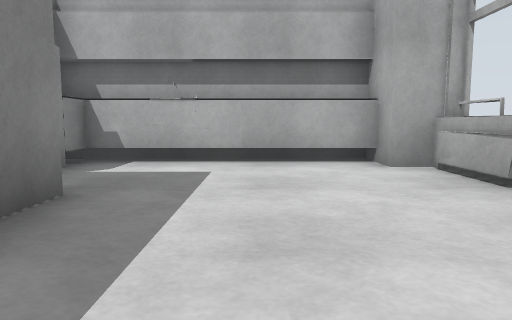
View 1 (above)

17 first-person views from a walk through a robot-simulator world made for Gazebo. The camera is 0.72 m above the floor, tilts 6° down and sees 70° across. The floor is counted in squares, 1 m on a side. Each view is taken from the middle of a square. On the plan, view 1 faces up. The plan holds only what a view shows up to about 11 squares ahead; the rest is blank. The place goes on beyond the plan.

View 2
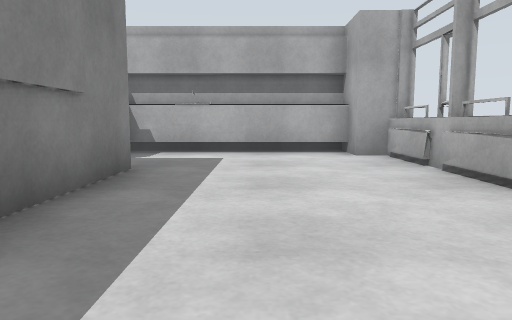

View 3
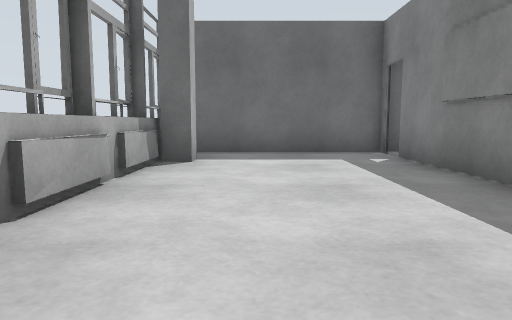

View 4
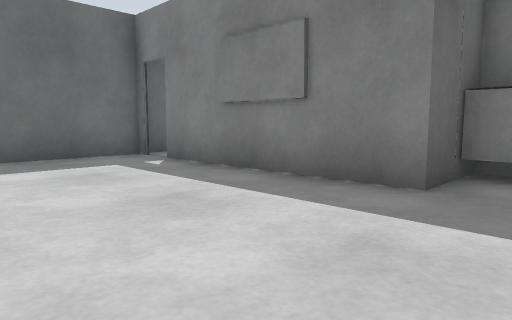

View 5
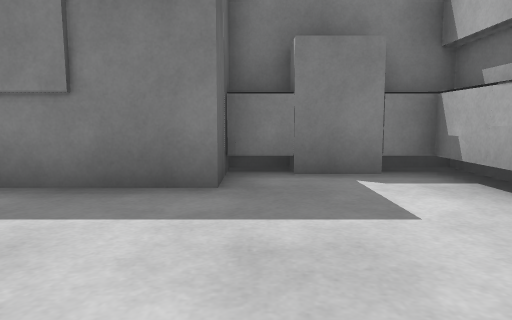

View 6
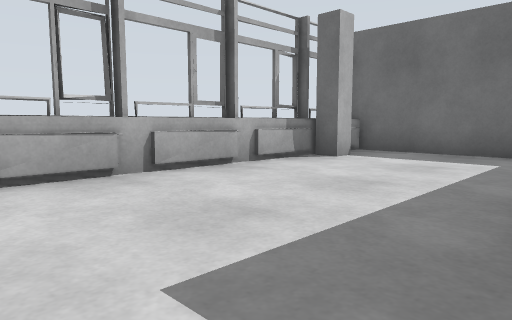

View 7
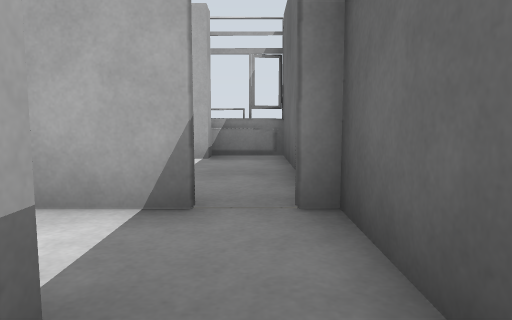

View 8
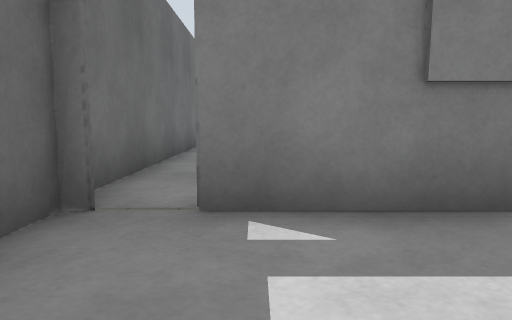

View 9
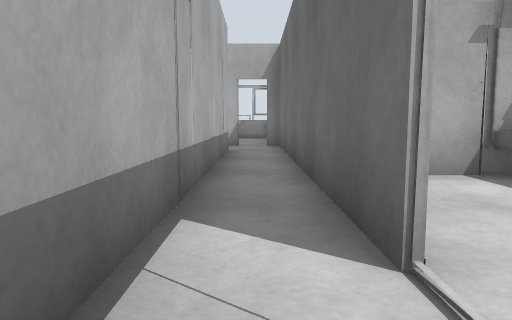

View 10
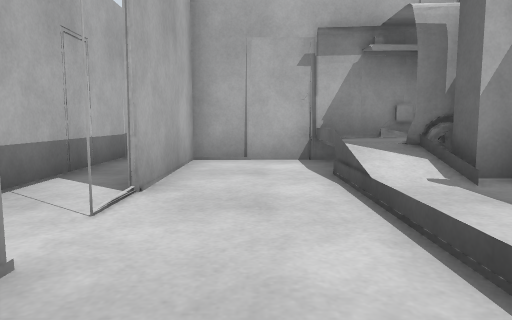

View 11
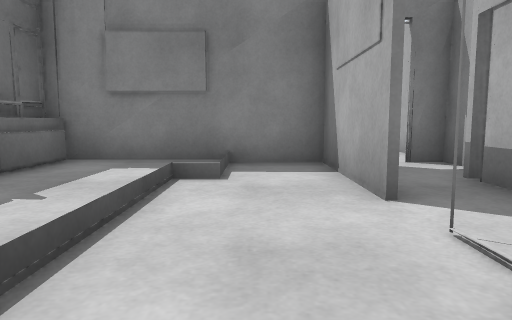

View 12
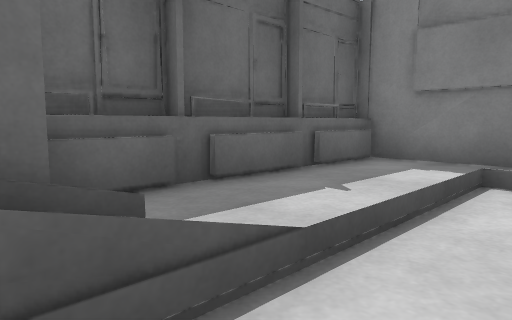

View 13
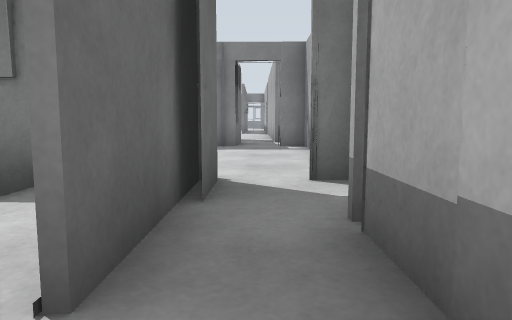

View 14
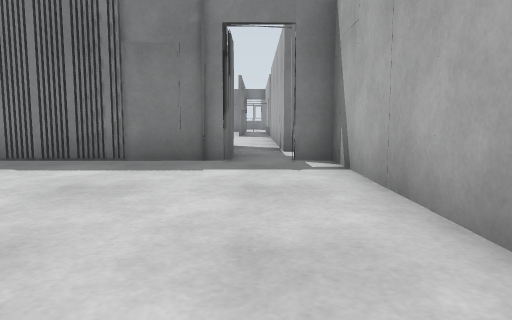

View 15
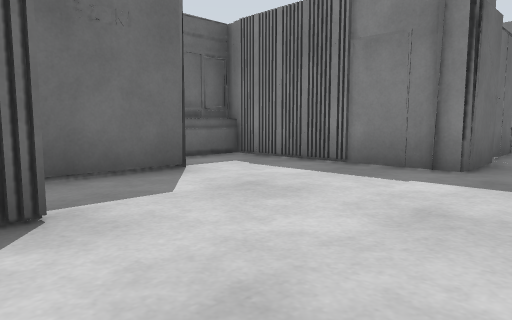

View 16
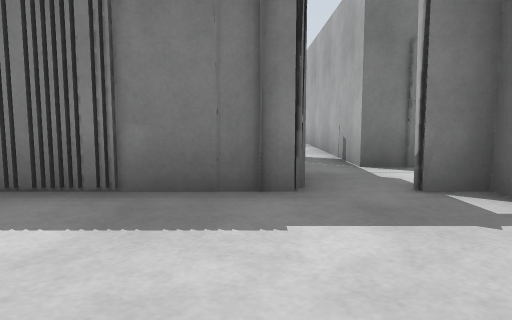

View 17
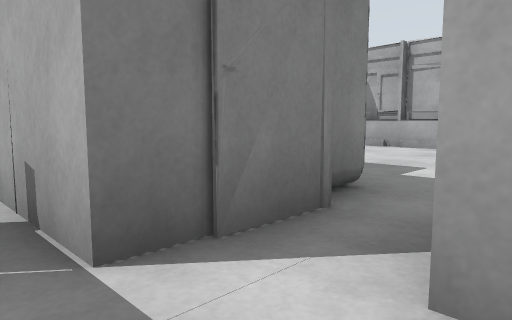

### Floor plan
Ten units are one square. View 1 is at (0, 0); x grows to the right and y downward. Boxes are objects, and circles mark ways between rooms. Rooms are numbered by the first view taken in them; rooms with no view inside come last. Other rooms are left out.
<svg viewBox="-280 -76 317 158">
<path fill="none" stroke="#000" d="M30 -24 30 -37M32 -15 32 -29M32 -30 32 -56M30 -44 30 -58 21 -58 21 -71 -37 -71 -37 -59M-37 -36 -19 -36 -19 15M32 6 32 -6M28 11 21 11 21 5 28 5M-19 23 -19 28M-20 28 -20 22M-25 27 32 27 32 10M28 26 28 -58M-30 -65 -30 -35M30 -4 30 -14M30 17 30 7M22 -65 -30 -65M-114 27 -25 27M-159 25 -152 26M-39 13 -144 13M-165 25 -153 25M-165 27 -133 27M-145 28 -164 28 -164 45M-133 28 -145 28M-145 51 -80 51M-81 50 -81 28 -114 28M-179 39 -174 39M-203 59 -182 59M-227 5 -227 14M-240 24 -227 26 -227 77 -214 77M-241 25 -227 25M-157 6 -235 6M-227 74 -211 74M-124 77 -110 77M-144 77 -125 77M-107 66 -101 66M-158 75 -149 75M-98 70 -98 60M-164 45 -164 77 -145 77M-166 74 -107 74M-87 67 -87 59M-81 70 -81 50M-135 75 -127 75M-114 75 -107 75M-269 27 -253 27M-248 13 -275 13"/>
<circle cx="-20" cy="20" r="3" fill="#2a7"/>
<circle cx="-110" cy="30" r="3" fill="#2a7"/>
<circle cx="-125" cy="30" r="3" fill="#2a7"/>
<circle cx="-160" cy="20" r="3" fill="#2a7"/>
<circle cx="-140" cy="40" r="3" fill="#2a7"/>
<circle cx="-150" cy="50" r="3" fill="#2a7"/>
<circle cx="-105" cy="50" r="3" fill="#2a7"/>
<circle cx="-230" cy="20" r="3" fill="#2a7"/>
<text x="0" y="-20">1</text>
<text x="-100" y="20">2</text>
<text x="-150" y="40">3</text>
<text x="-120" y="40">4</text>
<text x="-200" y="30">5</text>
<text x="-130" y="60">6</text>
<text x="-260" y="20">7</text>
</svg>
Room 1 opens to room 2. Room 2 opens to room 4. Room 2 opens to room 5. Room 3 opens to room 4. Room 3 opens to room 6. Room 4 opens to room 6. Room 5 opens to room 7.

Where each view was taken, in squares from view 1:
view 1: 0 up, 0 right, facing up
view 2: 2 down, 0 right, facing up
view 3: 6 up, 1 right, facing down
view 4: 5 up, 2 right, facing down-left
view 5: 4 up, 2 right, facing left
view 6: 6 up, 2 left, facing down-right
view 7: 2 down, 5 left, facing right
view 8: 1 down, 1 right, facing left
view 9: 2 down, 13 left, facing right
view 10: 4 down, 15 left, facing right
view 11: 4 down, 10 left, facing left
view 12: 4 down, 10 left, facing down-left
view 13: 2 down, 12 left, facing left
view 14: 2 down, 16 left, facing left
view 15: 1 down, 17 left, facing down-left
view 16: 3 down, 19 left, facing left
view 17: 2 down, 23 left, facing up-left
